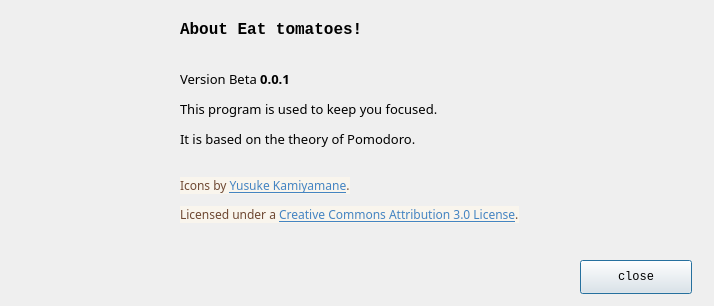
<?xml version="1.0" encoding="UTF-8"?>
<ui version="4.0">
 <class>Dialog</class>
 <widget class="QDialog" name="Dialog">
  <property name="geometry">
   <rect>
    <x>0</x>
    <y>0</y>
    <width>714</width>
    <height>306</height>
   </rect>
  </property>
  <property name="windowTitle">
   <string>About this-Eat Tomatoes！</string>
  </property>
  <property name="windowIcon">
   <iconset>
    <normaloff>:/window_image/tomato.png</normaloff>:/window_image/tomato.png</iconset>
  </property>
  <widget class="QPushButton" name="pushButton">
   <property name="geometry">
    <rect>
     <x>580</x>
     <y>260</y>
     <width>112</width>
     <height>34</height>
    </rect>
   </property>
   <property name="font">
    <font>
     <family>Consolas</family>
     <weight>50</weight>
     <bold>false</bold>
    </font>
   </property>
   <property name="text">
    <string>close</string>
   </property>
  </widget>
  <widget class="QLabel" name="label">
   <property name="geometry">
    <rect>
     <x>180</x>
     <y>20</y>
     <width>251</width>
     <height>31</height>
    </rect>
   </property>
   <property name="font">
    <font>
     <family>Consolas</family>
     <pointsize>12</pointsize>
     <weight>75</weight>
     <bold>true</bold>
    </font>
   </property>
   <property name="text">
    <string>About Eat tomatoes!</string>
   </property>
   <property name="alignment">
    <set>Qt::AlignLeading|Qt::AlignLeft|Qt::AlignTop</set>
   </property>
  </widget>
  <widget class="QLabel" name="label_2">
   <property name="geometry">
    <rect>
     <x>180</x>
     <y>70</y>
     <width>521</width>
     <height>171</height>
    </rect>
   </property>
   <property name="font">
    <font>
     <family>SimSun-ExtB</family>
     <weight>50</weight>
     <bold>false</bold>
    </font>
   </property>
   <property name="text">
    <string>&lt;html&gt;&lt;head/&gt;&lt;body&gt;&lt;p&gt;&lt;span style=&quot; font-size:10pt;&quot;&gt;Version Beta &lt;/span&gt;&lt;span style=&quot; font-size:10pt; font-weight:600;&quot;&gt;0.0.1 &lt;/span&gt;&lt;/p&gt;&lt;p&gt;&lt;span style=&quot; font-size:10pt;&quot;&gt;This program is used to keep you focused.&lt;/span&gt;&lt;/p&gt;&lt;p&gt;&lt;span style=&quot; font-size:10pt;&quot;&gt;It is based on the theory of Pomodoro.&lt;/span&gt;&lt;br/&gt;&lt;/p&gt;&lt;p&gt;&lt;span style=&quot; font-family:'font/han.otf','PingFang SC','Lantinghei SC','Microsoft Yahei','Hiragino Sans GB','Microsoft Sans Serif','WenQuanYi Micro Hei','sans'; color:#6e4832; background-color:#f9f5ed;&quot;&gt;Icons by &lt;/span&gt;&lt;a href=&quot;http://p.yusukekamiyamane.com/&quot;&gt;&lt;span style=&quot; font-family:'font/han.otf','PingFang SC','Lantinghei SC','Microsoft Yahei','Hiragino Sans GB','Microsoft Sans Serif','WenQuanYi Micro Hei','sans'; text-decoration: underline; color:#4484c2; background-color:#f9f5ed;&quot;&gt;Yusuke Kamiyamane&lt;/span&gt;&lt;/a&gt;&lt;span style=&quot; font-family:'font/han.otf','PingFang SC','Lantinghei SC','Microsoft Yahei','Hiragino Sans GB','Microsoft Sans Serif','WenQuanYi Micro Hei','sans'; color:#6e4832; background-color:#f9f5ed;&quot;&gt;.&lt;/span&gt;&lt;/p&gt;&lt;p&gt;&lt;span style=&quot; font-family:'font/han.otf','PingFang SC','Lantinghei SC','Microsoft Yahei','Hiragino Sans GB','Microsoft Sans Serif','WenQuanYi Micro Hei','sans'; color:#6e4832; background-color:#f9f5ed;&quot;&gt;Licensed under a &lt;/span&gt;&lt;a href=&quot;http://creativecommons.org/licenses/by/3.0/&quot;&gt;&lt;span style=&quot; font-family:'font/han.otf','PingFang SC','Lantinghei SC','Microsoft Yahei','Hiragino Sans GB','Microsoft Sans Serif','WenQuanYi Micro Hei','sans'; text-decoration: underline; color:#4484c2; background-color:#f9f5ed;&quot;&gt;Creative Commons Attribution 3.0 License&lt;/span&gt;&lt;/a&gt;&lt;span style=&quot; font-family:'font/han.otf','PingFang SC','Lantinghei SC','Microsoft Yahei','Hiragino Sans GB','Microsoft Sans Serif','WenQuanYi Micro Hei','sans'; color:#6e4832; background-color:#f9f5ed;&quot;&gt;.&lt;/span&gt;&lt;/p&gt;&lt;/body&gt;&lt;/html&gt;</string>
   </property>
   <property name="alignment">
    <set>Qt::AlignLeading|Qt::AlignLeft|Qt::AlignTop</set>
   </property>
  </widget>
  <widget class="QLabel" name="label_3">
   <property name="geometry">
    <rect>
     <x>0</x>
     <y>0</y>
     <width>161</width>
     <height>171</height>
    </rect>
   </property>
   <property name="text">
    <string>&lt;html&gt;&lt;head/&gt;&lt;body&gt;&lt;p&gt;&lt;img src=&quot;:/window_image/about_tomato.png&quot;/&gt;&lt;/p&gt;&lt;/body&gt;&lt;/html&gt;</string>
   </property>
  </widget>
 </widget>
 <resources/>
 <connections>
  <connection>
   <sender>pushButton</sender>
   <signal>clicked()</signal>
   <receiver>Dialog</receiver>
   <slot>close()</slot>
   <hints>
    <hint type="sourcelabel">
     <x>505</x>
     <y>204</y>
    </hint>
    <hint type="destinationlabel">
     <x>388</x>
     <y>204</y>
    </hint>
   </hints>
  </connection>
 </connections>
</ui>
